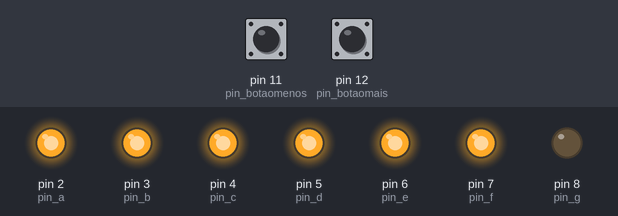
Bench run of a sketch on a simulated Arduino Uno, built with avr-gcc and run on an emulated ATmega328P. On the bench: output pins drawn as LEDs (lit = HIGH). The inputs (shaded band) are chosen by the test bench; at power-on: pin 12 (pin_botaomais) HIGH, pin 11 (pin_botaomenos) HIGH.

Above: at 1.2 s.
1.3 s: pin 12 (pin_botaomais) pulled LOW for 0.15 s
At 1.6 s:
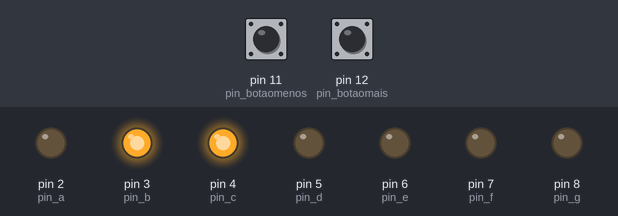
2.9 s: pin 12 (pin_botaomais) pulled LOW for 1 s
At 4.0 s:
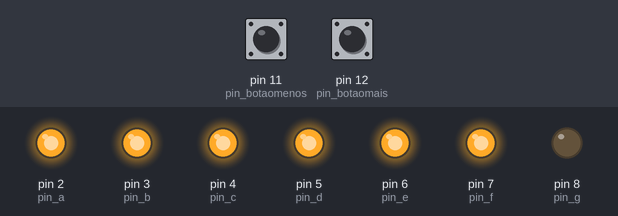
5.4 s: pin 11 (pin_botaomenos) pulled LOW for 0.15 s
At 5.9 s:
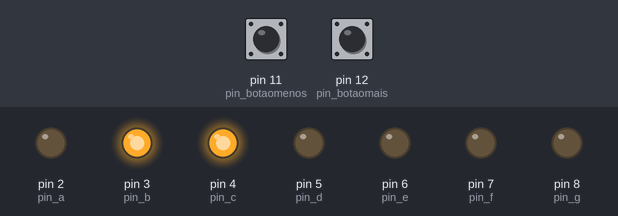
Timing chart, 0 to 8.4 s (numbered marks = the images above; inputs shaded):
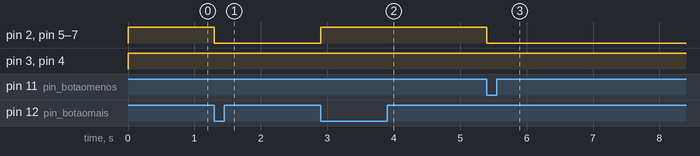

Measured:
- after the input at 1.3 s, pin 2 (pin_a), pin 5 (pin_d), pin 6 (pin_e), pin 7 (pin_f): HIGH → LOW at once
- after the input at 2.9 s, pin 2 (pin_a), pin 5 (pin_d), pin 6 (pin_e), pin 7 (pin_f): LOW → HIGH at once
- after the input at 5.4 s, pin 2 (pin_a), pin 5 (pin_d), pin 6 (pin_e), pin 7 (pin_f): HIGH → LOW at once

The sketch:

sketch_sep6b.ino
```cpp
const int pin_botaomais = 12;
const int pin_botaomenos = 11;
const int pin_a = 2;
const int pin_b = 3;
const int pin_c = 4;
const int pin_d = 5;
const int pin_e = 6;
const int pin_f = 7;
const int pin_g = 8;
int conta = 0;
bool aux_a = 0;
bool aux_b = 0;

void setup() {
  pinMode(pin_a, OUTPUT);
  pinMode(pin_b, OUTPUT);
  pinMode(pin_c, OUTPUT);
  pinMode(pin_d, OUTPUT);
  pinMode(pin_e, OUTPUT);
  pinMode(pin_f, OUTPUT);
  pinMode(pin_g, OUTPUT);
  pinMode(pin_botaomais, INPUT_PULLUP);
  pinMode(pin_botaomenos, INPUT_PULLUP);
}

void loop() {
  lerbotoes();
  liga_leds();
}

void lerbotoes() {
  bool a = digitalRead(pin_botaomais);
  bool b = digitalRead(pin_botaomenos);
  if (a == 0) {
    if (aux_a == 0) {
      conta++;
      aux_a = 1;
    }
  }
  else {
    aux_a = 0;
  }
  if (b == 0) {
    if (aux_b == 0) {
      conta--;
      aux_b = 1;
    }
  }
  else {
    aux_b = 0;
  }
  if (conta > 9) {
    conta = 9;
  }
  if (conta < 0) {
    conta = 0;
  }
}

void liga_leds() {
  switch (conta) {
    case 0:
      digitalWrite(pin_a, HIGH);
      digitalWrite(pin_b, HIGH);
      digitalWrite(pin_c, HIGH);
      digitalWrite(pin_d, HIGH);
      digitalWrite(pin_e, HIGH);
      digitalWrite(pin_f, HIGH);
      digitalWrite(pin_g, LOW);
      break;

    case 1:
      digitalWrite(pin_a, LOW);
      digitalWrite(pin_b, HIGH);
      digitalWrite(pin_c, HIGH);
      digitalWrite(pin_d, LOW);
      digitalWrite(pin_e, LOW);
      digitalWrite(pin_f, LOW);
      digitalWrite(pin_g, LOW);
      break;
    case 2:
      digitalWrite(pin_a, HIGH);
      digitalWrite(pin_b, HIGH);
      digitalWrite(pin_c, HIGH);
      digitalWrite(pin_d, HIGH);
      digitalWrite(pin_e, HIGH);
      digitalWrite(pin_f, HIGH);
      digitalWrite(pin_g, LOW);
      break;
    case 3:
      digitalWrite(pin_a, HIGH);
      digitalWrite(pin_b, HIGH);
      digitalWrite(pin_c, HIGH);
      digitalWrite(pin_d, HIGH);
      digitalWrite(pin_e, HIGH);
      digitalWrite(pin_f, HIGH);
      digitalWrite(pin_g, LOW);
      break;
    case 4:
      digitalWrite(pin_a, HIGH);
      digitalWrite(pin_b, HIGH);
      digitalWrite(pin_c, HIGH);
      digitalWrite(pin_d, HIGH);
      digitalWrite(pin_e, HIGH);
      digitalWrite(pin_f, HIGH);
      digitalWrite(pin_g, LOW);
      break;
    case 5:
      digitalWrite(pin_a, HIGH);
      digitalWrite(pin_b, HIGH);
      digitalWrite(pin_c, HIGH);
      digitalWrite(pin_d, HIGH);
      digitalWrite(pin_e, HIGH);
      digitalWrite(pin_f, HIGH);
      digitalWrite(pin_g, LOW);
      break;
    case 6:
      digitalWrite(pin_a, HIGH);
      digitalWrite(pin_b, HIGH);
      digitalWrite(pin_c, HIGH);
      digitalWrite(pin_d, HIGH);
      digitalWrite(pin_e, HIGH);
      digitalWrite(pin_f, HIGH);
      digitalWrite(pin_g, LOW);
      break;
    case 7:
      digitalWrite(pin_a, HIGH);
      digitalWrite(pin_b, HIGH);
      digitalWrite(pin_c, HIGH);
      digitalWrite(pin_d, HIGH);
      digitalWrite(pin_e, HIGH);
      digitalWrite(pin_f, HIGH);
      digitalWrite(pin_g, LOW);
      break;
    case 8:
      digitalWrite(pin_a, HIGH);
      digitalWrite(pin_b, HIGH);
      digitalWrite(pin_c, HIGH);
      digitalWrite(pin_d, HIGH);
      digitalWrite(pin_e, HIGH);
      digitalWrite(pin_f, HIGH);
      digitalWrite(pin_g, LOW);
      break;
    case 9:
      digitalWrite(pin_a, HIGH);
      digitalWrite(pin_b, HIGH);
      digitalWrite(pin_c, HIGH);
      digitalWrite(pin_d, HIGH);
      digitalWrite(pin_e, HIGH);
      digitalWrite(pin_f, HIGH);
      digitalWrite(pin_g, LOW);
      break;
  }
}
```
